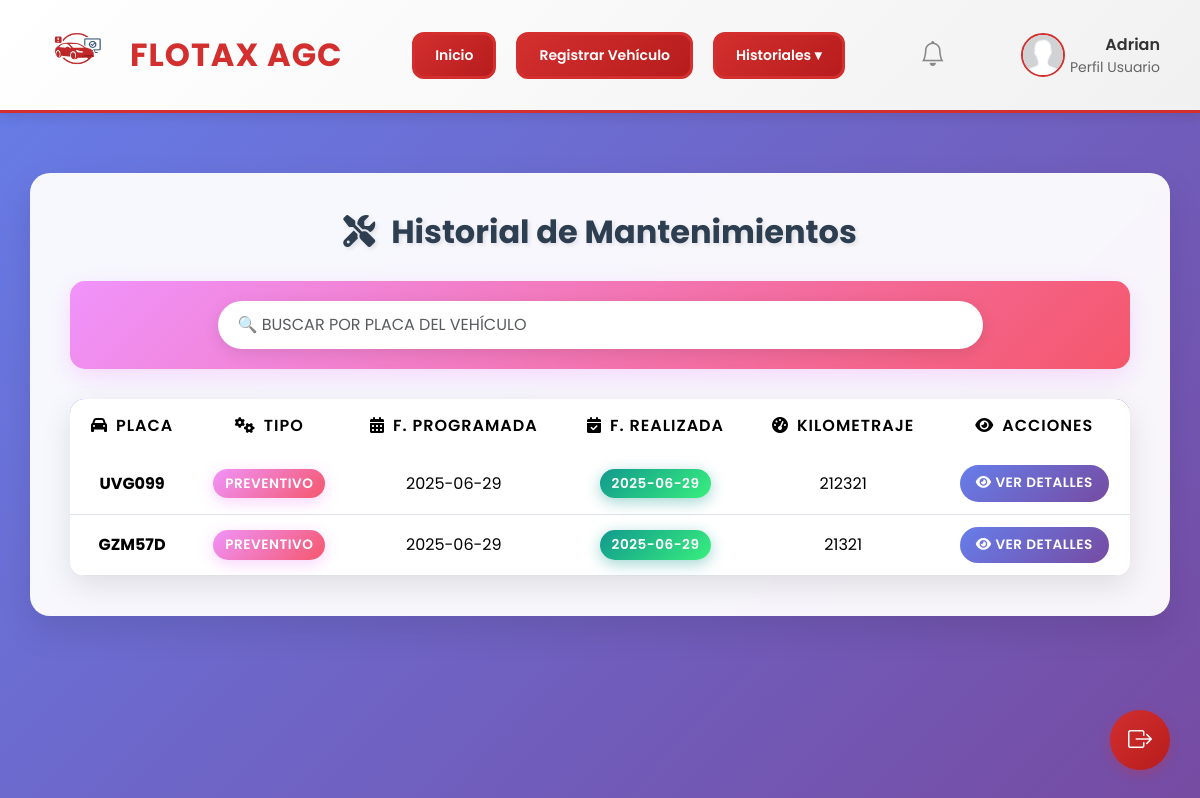
Page /roles/usuario/historiales/ver_mantenimiento.php (signed in) on the committed database.
### tables this page shows
CREATE TABLE `usuarios` (
  `documento` varchar(20) NOT NULL,
  `nombre_completo` varchar(100) NOT NULL,
  `email` varchar(100) NOT NULL,
  `password` varchar(500) NOT NULL,
  `telefono` bigint(20) NOT NULL,
  `id_estado_usuario` int(11) NOT NULL,
  `id_rol` int(11) NOT NULL,
  `reset_token` varchar(255) DEFAULT NULL,
  `reset_expira` datetime DEFAULT NULL,
  `joined_at` timestamp NOT NULL DEFAULT current_timestamp() ON UPDATE current_timestamp(),
  `foto_perfil` varchar(255) DEFAULT NULL,
  `fecha_nacimiento` date DEFAULT NULL,
  `nit_empresa` int(11) DEFAULT NULL
);

CREATE TABLE `mantenimiento` (
  `id_mantenimiento` int(11) NOT NULL,
  `placa` varchar(10) NOT NULL,
  `id_tipo_mantenimiento` varchar(50) NOT NULL,
  `fecha_programada` date NOT NULL,
  `fecha_realizada` date DEFAULT NULL,
  `observaciones` text DEFAULT NULL,
  `kilometraje_actual` int(11) DEFAULT NULL,
  `proximo_cambio_km` int(11) DEFAULT NULL,
  `proximo_cambio_fecha` date DEFAULT NULL
);

CREATE TABLE `vehiculos` (
  `placa` varchar(10) NOT NULL,
  `tipo_vehiculo` int(11) NOT NULL,
  `Documento` varchar(20) NOT NULL,
  `id_marca` varchar(50) NOT NULL,
  `modelo` varchar(50) NOT NULL,
  `kilometraje_actual` bigint(20) NOT NULL,
  `id_estado` varchar(50) NOT NULL,
  `fecha_registro` date NOT NULL,
  `foto_vehiculo` varchar(255) DEFAULT NULL COMMENT 'Ruta de la imagen del vehículo',
  `registrado_por` varchar(100) DEFAULT NULL
);

CREATE TABLE `tipo_mantenimiento` (
  `id_tipo_mantenimiento` varchar(50) NOT NULL,
  `descripcion` varchar(255) NOT NULL
);

### roles/usuario/historiales/ver_mantenimiento.php (the view, shortened to what this page needs)
<?php
$db = new Database();
$con = $db->conectar();
$documento = $_SESSION['documento'] ?? null;
$nombre_completo = $_SESSION['nombre_completo'] ?? null;
$foto_perfil = $_SESSION['foto_perfil'] ?? null;
if (!$nombre_completo || !$foto_perfil) {
    $user_query = $con->prepare("SELECT nombre_completo, foto_perfil FROM usuarios WHERE documento = :documento");
    $user_query->bindParam(':documento', $documento, PDO::PARAM_STR);
    $user_query->execute();
    $user = $user_query->fetch(PDO::FETCH_ASSOC);
    $nombre_completo = $user['nombre_completo'] ?? 'Usuario';
}
$filtro_placa = $_GET['placa'] ?? '';
if (!empty($filtro_placa)) {
    $mantenimientos_query = $con->prepare("
        SELECT m.*, v.placa, tm.descripcion AS tipo_mantenimiento,
               GROUP_CONCAT(CONCAT(c.Trabajo, ': $', d.subtotal) SEPARATOR ', ') AS detalles_trabajos
        FROM mantenimiento m
        JOIN vehiculos v ON m.placa = v.placa
        JOIN tipo_mantenimiento tm ON m.id_tipo_mantenimiento = tm.id_tipo_mantenimiento
        LEFT JOIN detalles_mantenimiento_clasificacion d ON m.id_mantenimiento = d.id_mantenimiento
        LEFT JOIN clasificacion_trabajo c ON d.id_trabajo = c.id
        WHERE v.Documento = :documento
        AND v.placa LIKE :placa
        GROUP BY m.id_mantenimiento
        ORDER BY m.fecha_programada DESC
    ");
    $mantenimientos_query->execute([
        'documento' => $documento,
        'placa' => "%$filtro_placa%"
    ]);
} else {
    $mantenimientos_query = $con->prepare("
        SELECT m.*, v.placa, tm.descripcion AS tipo_mantenimiento,
               GROUP_CONCAT(CONCAT(c.Trabajo, ': $', d.subtotal) SEPARATOR ', ') AS detalles_trabajos
        FROM mantenimiento m
        JOIN vehiculos v ON m.placa = v.placa
        JOIN tipo_mantenimiento tm ON m.id_tipo_mantenimiento = tm.id_tipo_mantenimiento
        LEFT JOIN detalles_mantenimiento_clasificacion d ON m.id_mantenimiento = d.id_mantenimiento
        LEFT JOIN clasificacion_trabajo c ON d.id_trabajo = c.id
        WHERE v.Documento = :documento
        GROUP BY m.id_mantenimiento
        ORDER BY m.fecha_programada DESC
    ");
    $mantenimientos_query->execute(['documento' => $documento]);
}
$mantenimientos = $mantenimientos_query->fetchAll(PDO::FETCH_ASSOC);
?>
<!DOCTYPE html>
<html lang="es">
<head>
    <link rel="stylesheet" href="https://cdnjs.cloudflare.com/ajax/libs/font-awesome/6.5.0/css/all.min.css">
    <link href="https://cdn.jsdelivr.net/npm/bootstrap-icons@1.10.0/font/bootstrap-icons.css" rel="stylesheet">
    <link href="https://cdn.jsdelivr.net/npm/bootstrap@5.3.3/dist/css/bootstrap.min.css" rel="stylesheet">
</head>
<body>
    <?php include('../header.php'); ?>
    <div class="container">
        <h2><i class="fas fa-tools me-3"></i>Historial de Mantenimientos</h2>
        <div class="search-container">
            <div class="d-flex justify-content-center">
                <input type="text" id="filtroPlaca" class="form-control w-75 text-uppercase" placeholder="🔍 Buscar por placa del vehículo" value="<?= htmlspecialchars($filtro_placa) ?>" style="text-transform: uppercase;">
            </div>
        </div>
        <div class="table-container">
            <div class="table-responsive">
                <table class="table table-hover align-middle mb-0">
                    <thead>
                        <tr>
                            <th><i class="fas fa-car me-2"></i>Placa</th>
                            <th><i class="fas fa-cogs me-2"></i>Tipo</th>
                            <th><i class="fas fa-calendar-alt me-2"></i>F. Programada</th>
                            <th><i class="fas fa-calendar-check me-2"></i>F. Realizada</th>
                            <th><i class="fas fa-tachometer-alt me-2"></i>Kilometraje</th>
                            <th><i class="fas fa-eye me-2"></i>Acciones</th>
                        </tr>
                    </thead>
                    <tbody>
                        <?php if(count($mantenimientos) > 0): ?>
                            <?php foreach ($mantenimientos as $mantenimiento): ?>
                                <tr>
                                    <td><strong><?php echo htmlspecialchars($mantenimiento['placa']); ?></strong></td>
                                    <td>
                                        <?php
                                            $tipo = strtolower($mantenimiento['tipo_mantenimiento']);
                                            $clase = match ($tipo) {
                                                'correctivo' => 'estado-vencido',
                                                'preventivo' => 'estado-pendiente',
                                                default => 'bg-secondary text-white'
                                            };
                                        ?>
                                        <span class="badge <?= $clase ?>"><?= ucfirst($tipo); ?></span>
                                    </td>
                                    <td><?php echo htmlspecialchars($mantenimiento['fecha_programada']); ?></td>
                                    <td>
                                        <?php if($mantenimiento['fecha_realizada']): ?>
                                            <span class="badge estado-vigente"><?php echo htmlspecialchars($mantenimiento['fecha_realizada']); ?></span>
                                        <?php else: ?>
                                            <span class="badge estado-vencido">No realizada</span>
                                        <?php endif; ?>
                                    </td>
                                    <td><?php echo htmlspecialchars($mantenimiento['kilometraje_actual'] ?: 'N/A'); ?></td>
                                    <td>
                                        <button class="btn btn-details" onclick="verDetalles(<?php echo $mantenimiento['id_mantenimiento']; ?>)">
                                            <i class="fas fa-eye me-1"></i>Ver Detalles
                                        </button>
                                    </td>
                                </tr>
                            <?php endforeach; ?>
                        <?php endif; ?>
                    </tbody>
                </table>
            </div>
        </div>
    </div>
</body>
</html>

### roles/usuario/header.php (shortened to what this page needs)
<?php
$no_leidas = 0;
?>
<div class="header">
    <div class="logo">
        <a href="<?= BASE_URL ?>/roles/usuario/index">
            <img src="<?= BASE_URL ?>/roles/usuario/css/img/logo_sinfondo.png" alt="Logo">
            <span class="empresa">Flotax AGC</span>
        </a>
    </div>
    <div class="menu">
        <a href="<?= BASE_URL ?>/roles/usuario/index" class="boton">Inicio</a>
        <a href="<?= BASE_URL ?>/roles/usuario/vehiculos/registrar_vehiculos" class="boton">Registrar Vehículo</a>
        <div class="dropdown">
            <a href="#" class="boton">Historiales ▾</a>
        </div>
    </div>
    <div class="notificaciones">
        <button id="btnNotif" onclick="toggleNotificaciones()" class="campana">
            <?php if ($no_leidas > 0): ?>
                <i class="bi bi-bell-fill" style="color:#d32f2f"></i>
                <span id="notificacion-badge" class="badge badge-alert"><?= $no_leidas ?></span>
            <?php else: ?>
                <i class="bi bi-bell" style="color:#888"></i>
            <?php endif; ?>
        </button>
    </div>
    <div class="perfil" onclick="openModal()">
        <img src="<?= htmlspecialchars(BASE_URL . $_SESSION['foto_perfil']) ?>" alt="Foto de perfil" class="imagen-usuario">
        <div class="info-usuario">
            <span><?php echo htmlspecialchars($nombre_completo); ?></span>
            <span>Perfil Usuario</span>
        </div>
    </div>
</div>
<div class="sidebar" id="sidebar">
    <a href="<?= BASE_URL ?>/includes/salir" class="logout" title="Cerrar Sesión">
        <i class="bi bi-box-arrow-right"></i>
    </a>
</div>

### roles/usuario/historiales/ver_mantenimiento.php (style rules this page uses)
* { font-family: 'Poppins', sans-serif; }
body { background: linear-gradient(135deg, #667eea 0%, #764ba2 100%); min-height: 100vh; padding-bottom: 60px; }
.container { margin-top: 60px; background: rgba(255, 255, 255, 0.95); border-radius: 20px; padding: 40px; box-shadow: 0 15px 35px rgba(0, 0, 0, 0.1); backdrop-filter: blur(10px); }
h2 { font-weight: 700; margin-bottom: 30px; text-align: center; color: #2c3e50; text-shadow: 2px 2px 4px rgba(0,0,0,0.1); }
.search-container { background: linear-gradient(135deg, #f093fb 0%, #f5576c 100%); padding: 20px; border-radius: 15px; margin-bottom: 30px; box-shadow: 0 8px 25px rgba(240, 147, 251, 0.3); }
.search-container input { border: none; border-radius: 25px; padding: 12px 20px; font-size: 16px; box-shadow: 0 4px 15px rgba(0,0,0,0.1); transition: all 0.3s ease; }
.table-container { background: white; border-radius: 15px; overflow: hidden; box-shadow: 0 10px 30px rgba(0,0,0,0.1); }
.table thead { background: linear-gradient(135deg, #667eea 0%, #764ba2 100%); color: white; }
.table thead th { border: none; padding: 15px; font-weight: 600; text-transform: uppercase; letter-spacing: 1px; }
.table tbody tr { transition: all 0.3s ease; }
.table th, .table td { text-align: center; vertical-align: middle; padding: 12px; }
.badge { font-size: 0.85rem; padding: 8px 12px; border-radius: 20px; font-weight: 600; text-transform: uppercase; letter-spacing: 0.5px; }
.estado-vigente { background: linear-gradient(135deg, #11998e, #38ef7d); color: white; box-shadow: 0 4px 15px rgba(17, 153, 142, 0.4); }
.estado-pendiente { background: linear-gradient(135deg, #f093fb, #f5576c); color: white; box-shadow: 0 4px 15px rgba(240, 147, 251, 0.4); }
.btn-details { background: linear-gradient(135deg, #667eea 0%, #764ba2 100%); border: none; color: white; padding: 8px 16px; border-radius: 20px; font-size: 0.85rem; font-weight: 600; transition: all 0.3s ease; text-transform: uppercase; letter-spacing: 0.5px; }

### roles/usuario/header.php (style rules this page uses)
.header { display: flex; justify-content: space-between; align-items: center; background: linear-gradient(135deg, #ffffff, #f1f1f1); padding: 20px 40px; border-bottom: 3px solid #d32f2f; box-shadow: 0 4px 12px rgba(0, 0, 0, 0.1); }
.logo { display: flex; align-items: center; cursor: pointer; transition: transform 0.3s ease; }
.logo img { width: 75px; height: 70px; border-radius: 50%; margin-right: 15px; }
.empresa { font-size: 32px; font-weight: 700; color: #d32f2f; text-transform: uppercase; letter-spacing: 1px; }
.logo a { text-decoration: none; text-align:center; display: flex; align-items: center; }
.menu { display: flex; align-items: center; gap: 20px; }
.menu .boton { background: linear-gradient(135deg, #d32f2f, #b71c1c); color: #fff; padding: 10px 20px; border-radius: 12px; font-size: 14px; font-weight: 600; text-decoration: none; border: solid 3px #d32f2f; transition: transform 0.3s ease; }
.perfil { display: flex; align-items: center; cursor: pointer; transition: transform 0.3s ease; }
.imagen-usuario { width: 44px; height: 44px; border-radius: 50%; overflow: hidden; border: 2px solid var(--primary-color); background: #fff; display: flex; align-items: center; justify-content: center; margin-right: 5px; border: 2px solid #d32f2f; object-fit: cover; }
.info-usuario { text-align: right; }
.info-usuario span { display: block; color: #333; font-size: 16px; font-weight: 600; }
.info-usuario span:last-child { font-size: 14px; font-weight: 400; color: #666; }
.dropdown { position: relative; display: inline-block; }
.boton { background-color:rgb(255, 255, 255); color: white; padding: 10px 20px; text-decoration: none; display: inline-block; }
.sidebar { position: fixed; bottom: 30px; right: 30px; z-index: 10; }
.logout { display: flex; align-items: center; justify-content: center; width: 60px; height: 60px; background: linear-gradient(135deg, #d32f2f, #b71c1c); color: #fff; border-radius: 50%; text-decoration: none; font-size: 24px; box-shadow: 0 4px 12px rgba(211, 47, 47, 0.3); transition: transform 0.3s ease, box-shadow 0.3s ease; position: relative; }
.logout::after { content: attr(title); position: absolute; bottom: 100%; right: 0; background-color: #333; color: #fff; padding: 5px 10px; border-radius: 5px; font-size: 14px; white-space: nowrap; opacity: 0; visibility: hidden; transition: opacity 0.3s ease, visibility 0.3s ease; }
.notificaciones { position: relative; }
.campana { background: none; border: none; cursor: pointer; font-size: 25px; color: #d32f2f; }

### rows in the picture
usuarios: nombre_completo "Adrian"
mantenimiento: placa.placa "UVG099", id_tipo_mantenimiento.descripcion "PREVENTIVO", fecha_programada "2025-06-29", fecha_realizada "2025-06-29", kilometraje_actual "212321"
mantenimiento: placa.placa "GZM57D", id_tipo_mantenimiento.descripcion "PREVENTIVO", fecha_programada "2025-06-29", fecha_realizada "2025-06-29", kilometraje_actual "21321"
